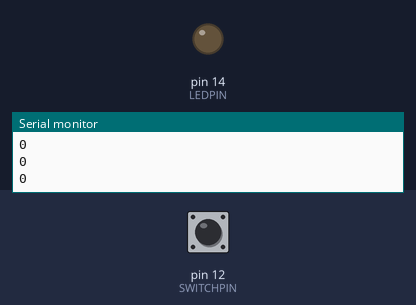
A sketch run on a simulated Arduino Uno, built with avr-gcc and run on an emulated ATmega328P. Parts: output pins drawn as LEDs (lit = HIGH), the last lines printed to the serial monitor. Dashed ring = blinking. The inputs (shaded band) are chosen by the test bench; at power-on: pin 12 (SWITCHPIN) LOW.

Above: at 1.2 s.
1.3 s: pin 12 (SWITCHPIN) pulled HIGH for 1 s
At 1.45 s:
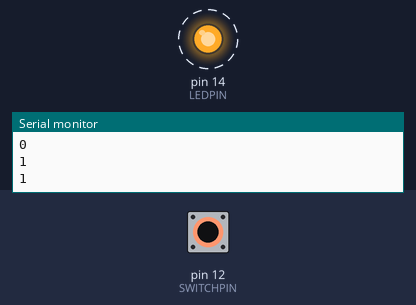
4.3 s: pin 12 (SWITCHPIN) pulled HIGH for 3.2 s
At 8.0 s:
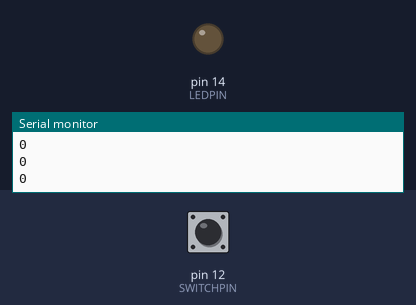
Timing chart, 0 to 9.5 s (numbered marks = the images above; inputs shaded):
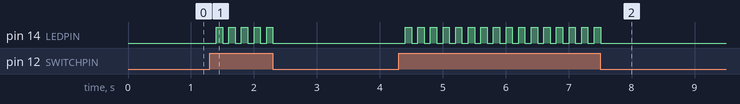

The sketch:

switchOnOffLED.ino
```cpp
const int SWITCHPIN = 12;     // the number of the pushbutton pin
const int LEDPIN = 14;
int buttonState = 0;
bool isLight = false;

void setup() {
  pinMode(SWITCHPIN, INPUT);
  pinMode(LEDPIN, OUTPUT);
  Serial.begin(115200);
}

void loop() {
  buttonState = digitalRead(SWITCHPIN);
  Serial.println(buttonState);
  delay(100);

  if (isLight) {
    if (buttonState == 1) {
      digitalWrite(LEDPIN, LOW);
      isLight = false;
    }
  } else {
    if (buttonState == 1) {
      digitalWrite(LEDPIN, HIGH);
      isLight = true;
    }
  }
}
```

Measured:
- after the input at 1.3 s, pin 14 (LEDPIN): alternates HIGH for 0.10 s and LOW for 0.10 s, 10 changes in all, then stays LOW, starting after 0.10 s
- after the input at 4.3 s, pin 14 (LEDPIN): alternates HIGH for 0.10 s and LOW for 0.10 s, 32 changes in all, then stays LOW, starting after 0.10 s
